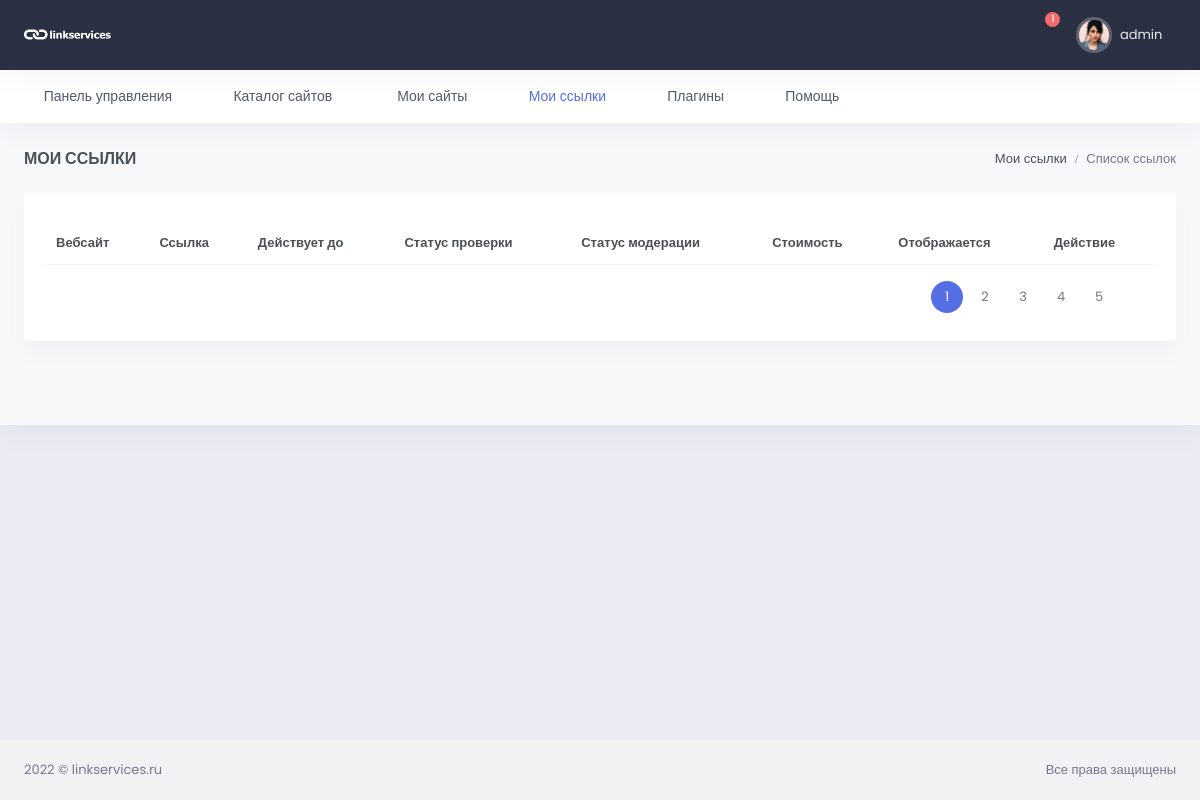
/my-links/my-links/ (signed in), run on an earlier commit of the app's database.
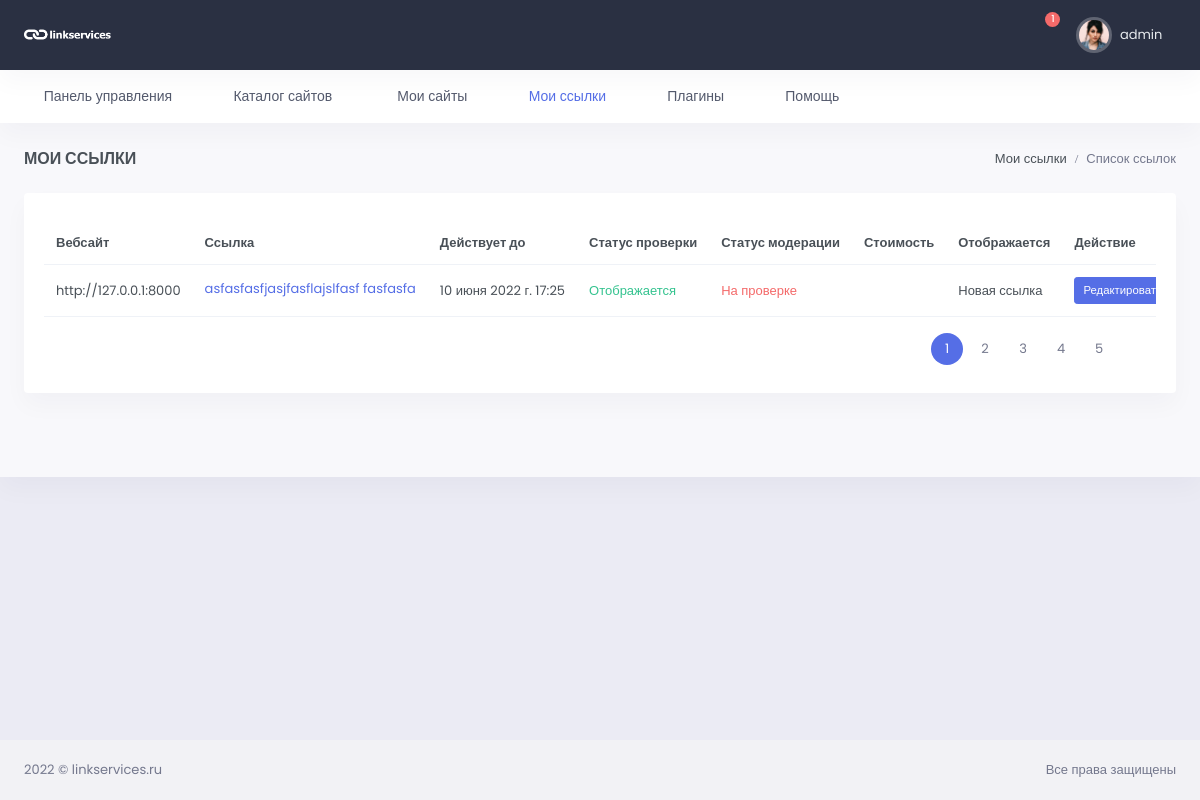
And on a later commit of the database.
### link_app/models.py (models this page shows, shortened)
class Link(models.Model):
    url = models.ForeignKey(WebSite, on_delete=models.CASCADE, verbose_name='url сайта')
    link = models.TextField(verbose_name="Ссылка")
    status_verify = models.ForeignKey(VerifyStatus, on_delete=models.CASCADE,
                                      verbose_name='Статус проверки', blank=True, null=True)
    moderation = models.ForeignKey(Moderation, on_delete=models.CASCADE,
                                   verbose_name='Статус модерации', blank=True, null=True)
    valid_date = models.DateTimeField(default=one_week_hence, verbose_name='В работе до')
    created = models.DateTimeField(auto_now_add=True, verbose_name='Добавлено')
    update = models.DateTimeField(auto_now=True, verbose_name='Изменено')
    user_email = models.ForeignKey(User, on_delete=models.CASCADE,
                                   max_length=100, blank=True, null=True, verbose_name='email заказчика')
    class Meta:
        verbose_name = 'Ссылка'
        verbose_name_plural = 'Ссылки'
        ordering = ('-created',)

class VerifyStatus(models.Model):
    name = models.CharField(max_length=255, verbose_name='Статус проверки')
    def __str__(self):
        return self.name
    class Meta:
        verbose_name = 'Статус проверки'
        verbose_name_plural = 'Статусы проверок'
        ordering = ('name',)

class Moderation(models.Model):
    name = models.CharField(max_length=255, verbose_name='Статус модерации')
    def __str__(self):
        return self.name
    class Meta:
        verbose_name = 'Статус модерации'
        verbose_name_plural = 'Статусы модерации'
        ordering = ('name',)

### site_app/models.py (models this page shows, shortened)
class WebSite(models.Model):
    url = models.CharField(max_length=255, verbose_name='url сайта')
    user_email = models.ForeignKey(User, on_delete=models.CASCADE,
                                   max_length=100, blank=True, null=True, verbose_name='email заказчика')
    category = models.ForeignKey(Category, on_delete=models.CASCADE, verbose_name='Тематика')
    price = models.IntegerField(verbose_name='Цена')
    status = models.ForeignKey(Status, verbose_name='Статус', on_delete=models.CASCADE, blank=True, null=True)
    total_link = models.IntegerField(verbose_name='Всего ссылок', blank=True, null=True)
    sold_link = models.IntegerField(verbose_name='Продано ссылок', blank=True, null=True)
    yandex_x = models.IntegerField(verbose_name='Яндекс Икс', blank=True, null=True)
    yandex_stat = models.CharField(max_length=255, verbose_name='Яндекс статистика')
    password_yandex = models.CharField(max_length=250, verbose_name='Пароль от статистики', blank=True, null=True)
    created = models.DateTimeField(auto_now_add=True, verbose_name='Добавлено')
    update = models.DateTimeField(auto_now=True, verbose_name='Изменено')
    def __str__(self):
        return self.url
    class Meta:
        verbose_name = 'Сайт'
        verbose_name_plural = 'Сайты'
        ordering = ('-created',)

### link_app/views.py (the view)
# urls.py: path('my-links/', MyLinks.as_view(), name='my-links'),
class MyLinks(LoginRequiredMixin, ListView):
    model = Link
    template_name = 'link_app/mylinks.html'
    context_object_name = 'link'

### link_app/templates/link_app/mylinks.html (shortened to what the changed rows need)
{% extends 'base.html' %}
{% load static %}
{% block content %}
<div id="layout-wrapper">
<div class="main-content">
    <div class="page-content">
        <div class="container-fluid">
            <div class="row">
                <div class="col-12">
                    <div class="card">
                        <div class="card-body">
                            <div class="table-responsive">
                                <table class="table align-middle table-nowrap">
                                    <thead>
                                    <tr>
                                        <th>Вебсайт</th>
                                        <th>Ссылка</th>
                                        <th>Действует до</th>
                                        <th>Статус проверки</th>
                                        <th>Статус модерации</th>
                                        <th>Стоимость</th>
                                        <th>Отображается</th>
                                        <th>Действие</th>
                                    </tr>
                                    </thead>
                                    <tbody>
                                    {% for item in link %}
                                    <tr>
                                        <td>{{ item.url }}</td>
                                        <td>
                                            <p class="mb-1"><a href="https://feikiev.com/" target="_blank"
                                                               style="text-decoration: underline;">{{ item.link }}</a></p>
                                        </td>
                                        <td>{{ item.valid_date }}</td>
                                        <td><span class="text-success">{{ item.status_verify }}</span></td>
                                        <td><span class="text-danger">{{ item.moderation }}</span></td>
                                        <td>{{ item.price }}</td>
                                        <td>Новая ссылка</td>
                                        <td>
                                            <button type="button" class="btn btn-primary btn-sm w-md"
                                                    data-bs-toggle="modal" data-bs-target="#withdrawModal"
                                                    style="margin-left: auto;">Редактировать / Продлить
                                            </button>
                                        </td>
                                    </tr>
                                    {% endfor %}
                                    </tbody>
                                </table>
                            </div>
                        </div>
                    </div>
                </div>
            </div>
        </div>
    </div>
</div>
</div>
{% endblock %}

What changed in the data, as far as the page shows it:
added Link: url "http://127.0.0.1:8000", link "asfasfasfjasjfasflajslfasf fasfasfa", valid_date "10 июня 2022 г. 17:25", status_verify "Отображается", moderation "На проверке"
